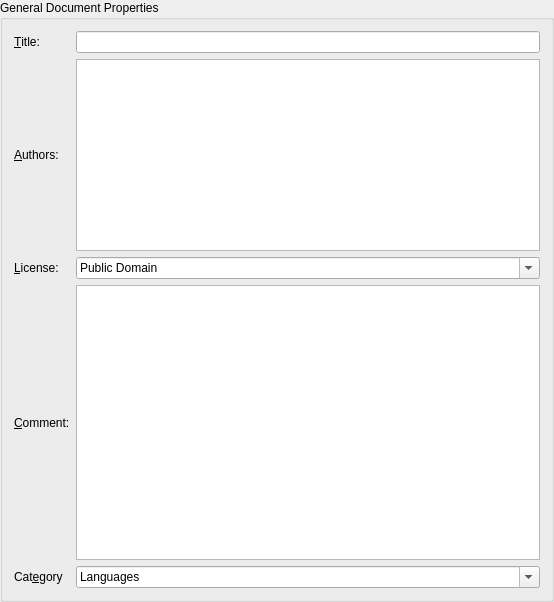
<ui version="4.0" >
 <class>TitlePageForm</class>
 <widget class="QWidget" name="TitlePageForm" >
  <property name="geometry" >
   <rect>
    <x>0</x>
    <y>0</y>
    <width>554</width>
    <height>602</height>
   </rect>
  </property>
  <property name="minimumSize" >
   <size>
    <width>300</width>
    <height>200</height>
   </size>
  </property>
  <property name="windowTitle" >
   <string>-</string>
  </property>
  <layout class="QVBoxLayout" >
   <property name="spacing" >
    <number>6</number>
   </property>
   <property name="margin" >
    <number>0</number>
   </property>
   <item>
    <widget class="QGroupBox" name="tiltle_group" >
     <property name="title" >
      <string>General Document Properties</string>
     </property>
     <layout class="QGridLayout" >
      <property name="margin" >
       <number>11</number>
      </property>
      <property name="spacing" >
       <number>6</number>
      </property>
      <item row="0" column="0" >
       <widget class="QLabel" name="label_title" >
        <property name="text" >
         <string>&amp;Title:</string>
        </property>
        <property name="buddy" >
         <cstring>titleLineEdit</cstring>
        </property>
       </widget>
      </item>
      <item row="0" column="1" >
       <widget class="QLineEdit" name="titleLineEdit" >
        <property name="sizePolicy" >
         <sizepolicy vsizetype="Fixed" hsizetype="Expanding" >
          <horstretch>0</horstretch>
          <verstretch>0</verstretch>
         </sizepolicy>
        </property>
        <property name="toolTip" >
         <string>A title for your document.</string>
        </property>
       </widget>
      </item>
      <item row="1" column="0" >
       <widget class="QLabel" name="label_author" >
        <property name="text" >
         <string>&amp;Authors:</string>
        </property>
        <property name="buddy" >
         <cstring>authorTextEdit</cstring>
        </property>
       </widget>
      </item>
      <item row="3" column="0" >
       <widget class="QLabel" name="label_remark" >
        <property name="text" >
         <string>&amp;Comment:</string>
        </property>
        <property name="buddy" >
         <cstring>commentTextEdit</cstring>
        </property>
       </widget>
      </item>
      <item row="2" column="0" >
       <widget class="QLabel" name="label_license" >
        <property name="text" >
         <string>&amp;License:</string>
        </property>
        <property name="buddy" >
         <cstring>licenseComboBox</cstring>
        </property>
       </widget>
      </item>
      <item row="3" column="1" >
       <widget class="QTextEdit" name="commentTextEdit" >
        <property name="sizePolicy" >
         <sizepolicy vsizetype="MinimumExpanding" hsizetype="MinimumExpanding" >
          <horstretch>0</horstretch>
          <verstretch>0</verstretch>
         </sizepolicy>
        </property>
        <property name="toolTip" >
         <string>Any additional information.</string>
        </property>
        <property name="tabChangesFocus" >
         <bool>true</bool>
        </property>
        <property name="acceptRichText" >
         <bool>false</bool>
        </property>
       </widget>
      </item>
      <item row="4" column="0" >
       <widget class="QLabel" name="label" >
        <property name="text" >
         <string>Cat&amp;egory</string>
        </property>
        <property name="buddy" >
         <cstring>categoryComboBox</cstring>
        </property>
       </widget>
      </item>
      <item row="4" column="1" >
       <widget class="QComboBox" name="categoryComboBox" >
        <property name="toolTip" >
         <string>A general category into which your document belongs.</string>
        </property>
        <property name="editable" >
         <bool>true</bool>
        </property>
        <item>
         <property name="text" >
          <string>Languages</string>
         </property>
        </item>
        <item>
         <property name="text" >
          <string>Music</string>
         </property>
        </item>
        <item>
         <property name="text" >
          <string>Geography</string>
         </property>
        </item>
        <item>
         <property name="text" >
          <string>Anatomy</string>
         </property>
        </item>
        <item>
         <property name="text" >
          <string>History</string>
         </property>
        </item>
        <item>
         <property name="text" >
          <string>Test Preparation</string>
         </property>
        </item>
       </widget>
      </item>
      <item row="1" column="1" >
       <widget class="QTextEdit" name="authorTextEdit" >
        <property name="sizePolicy" >
         <sizepolicy vsizetype="Minimum" hsizetype="MinimumExpanding" >
          <horstretch>0</horstretch>
          <verstretch>0</verstretch>
         </sizepolicy>
        </property>
        <property name="toolTip" >
         <string>Your name. You can also add an email address as contact information.</string>
        </property>
        <property name="tabChangesFocus" >
         <bool>true</bool>
        </property>
        <property name="acceptRichText" >
         <bool>false</bool>
        </property>
       </widget>
      </item>
      <item row="2" column="1" >
       <widget class="QComboBox" name="licenseComboBox" >
        <property name="toolTip" >
         <string>The license under which your document will be.
If you consider contributing your file to KDE in the future, an appropriate license is required.</string>
        </property>
        <property name="editable" >
         <bool>true</bool>
        </property>
        <item>
         <property name="text" >
          <string>Public Domain</string>
         </property>
        </item>
        <item>
         <property name="text" >
          <string>GPLv2+ (GNU General Public License version 2 or later)</string>
         </property>
        </item>
       </widget>
      </item>
     </layout>
    </widget>
   </item>
  </layout>
 </widget>
 <layoutdefault spacing="6" margin="11" />
 <pixmapfunction>qPixmapFromMimeSource</pixmapfunction>
 <tabstops>
  <tabstop>titleLineEdit</tabstop>
  <tabstop>authorTextEdit</tabstop>
  <tabstop>licenseComboBox</tabstop>
  <tabstop>commentTextEdit</tabstop>
  <tabstop>categoryComboBox</tabstop>
 </tabstops>
 <resources/>
 <connections/>
</ui>
